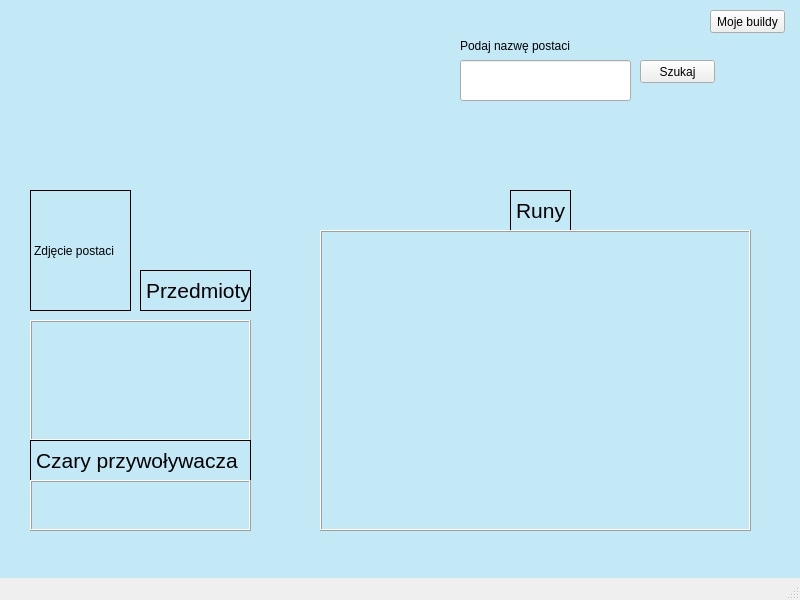
<?xml version="1.0" encoding="UTF-8"?>
<ui version="4.0">
 <class>MainWindow</class>
 <widget class="QMainWindow" name="MainWindow">
  <property name="geometry">
   <rect>
    <x>0</x>
    <y>0</y>
    <width>800</width>
    <height>600</height>
   </rect>
  </property>
  <property name="windowTitle">
   <string>MainWindow</string>
  </property>
  <widget class="QWidget" name="centralwidget">
   <property name="styleSheet">
    <string notr="true">#centralwidget {
    background-color: #c3e9f7;
}</string>
   </property>
   <widget class="QLabel" name="label">
    <property name="geometry">
     <rect>
      <x>20</x>
      <y>10</y>
      <width>291</width>
      <height>151</height>
     </rect>
    </property>
    <property name="text">
     <string/>
    </property>
    <property name="pixmap">
     <pixmap resource="resources.qrc">:/img/img/lol.jpg</pixmap>
    </property>
    <property name="scaledContents">
     <bool>true</bool>
    </property>
   </widget>
   <widget class="QPushButton" name="pushButton">
    <property name="geometry">
     <rect>
      <x>710</x>
      <y>10</y>
      <width>75</width>
      <height>23</height>
     </rect>
    </property>
    <property name="text">
     <string>Moje buildy</string>
    </property>
   </widget>
   <widget class="QLineEdit" name="lineEdit">
    <property name="geometry">
     <rect>
      <x>460</x>
      <y>60</y>
      <width>171</width>
      <height>41</height>
     </rect>
    </property>
   </widget>
   <widget class="QPushButton" name="pushButton_2">
    <property name="geometry">
     <rect>
      <x>640</x>
      <y>60</y>
      <width>75</width>
      <height>23</height>
     </rect>
    </property>
    <property name="text">
     <string>Szukaj</string>
    </property>
   </widget>
   <widget class="QLabel" name="label_2">
    <property name="geometry">
     <rect>
      <x>460</x>
      <y>30</y>
      <width>111</width>
      <height>31</height>
     </rect>
    </property>
    <property name="text">
     <string>Podaj nazwę postaci:</string>
    </property>
   </widget>
   <widget class="QLabel" name="label_3">
    <property name="geometry">
     <rect>
      <x>30</x>
      <y>190</y>
      <width>101</width>
      <height>121</height>
     </rect>
    </property>
    <property name="frameShape">
     <enum>QFrame::Box</enum>
    </property>
    <property name="text">
     <string>Zdjęcie postaci</string>
    </property>
   </widget>
   <widget class="QLabel" name="label_4">
    <property name="geometry">
     <rect>
      <x>140</x>
      <y>270</y>
      <width>111</width>
      <height>41</height>
     </rect>
    </property>
    <property name="font">
     <font>
      <pointsize>16</pointsize>
     </font>
    </property>
    <property name="frameShape">
     <enum>QFrame::Box</enum>
    </property>
    <property name="text">
     <string>Przedmioty:</string>
    </property>
   </widget>
   <widget class="QFrame" name="frame">
    <property name="geometry">
     <rect>
      <x>30</x>
      <y>320</y>
      <width>221</width>
      <height>121</height>
     </rect>
    </property>
    <property name="frameShape">
     <enum>QFrame::Box</enum>
    </property>
    <property name="frameShadow">
     <enum>QFrame::Raised</enum>
    </property>
   </widget>
   <widget class="QLabel" name="label_5">
    <property name="geometry">
     <rect>
      <x>30</x>
      <y>440</y>
      <width>221</width>
      <height>41</height>
     </rect>
    </property>
    <property name="font">
     <font>
      <pointsize>16</pointsize>
     </font>
    </property>
    <property name="frameShape">
     <enum>QFrame::Box</enum>
    </property>
    <property name="text">
     <string>Czary przywoływacza</string>
    </property>
   </widget>
   <widget class="QFrame" name="frame_2">
    <property name="geometry">
     <rect>
      <x>30</x>
      <y>480</y>
      <width>221</width>
      <height>51</height>
     </rect>
    </property>
    <property name="frameShape">
     <enum>QFrame::Box</enum>
    </property>
    <property name="frameShadow">
     <enum>QFrame::Raised</enum>
    </property>
   </widget>
   <widget class="QLabel" name="label_6">
    <property name="geometry">
     <rect>
      <x>510</x>
      <y>190</y>
      <width>61</width>
      <height>41</height>
     </rect>
    </property>
    <property name="font">
     <font>
      <pointsize>16</pointsize>
     </font>
    </property>
    <property name="layoutDirection">
     <enum>Qt::LeftToRight</enum>
    </property>
    <property name="frameShape">
     <enum>QFrame::Box</enum>
    </property>
    <property name="text">
     <string>Runy</string>
    </property>
   </widget>
   <widget class="QFrame" name="frame_3">
    <property name="geometry">
     <rect>
      <x>320</x>
      <y>230</y>
      <width>431</width>
      <height>301</height>
     </rect>
    </property>
    <property name="frameShape">
     <enum>QFrame::Box</enum>
    </property>
    <property name="frameShadow">
     <enum>QFrame::Raised</enum>
    </property>
   </widget>
  </widget>
  <widget class="QMenuBar" name="menubar">
   <property name="geometry">
    <rect>
     <x>0</x>
     <y>0</y>
     <width>800</width>
     <height>21</height>
    </rect>
   </property>
  </widget>
  <widget class="QStatusBar" name="statusbar"/>
 </widget>
 <resources>
  <include location="resources.qrc"/>
 </resources>
 <connections/>
</ui>
